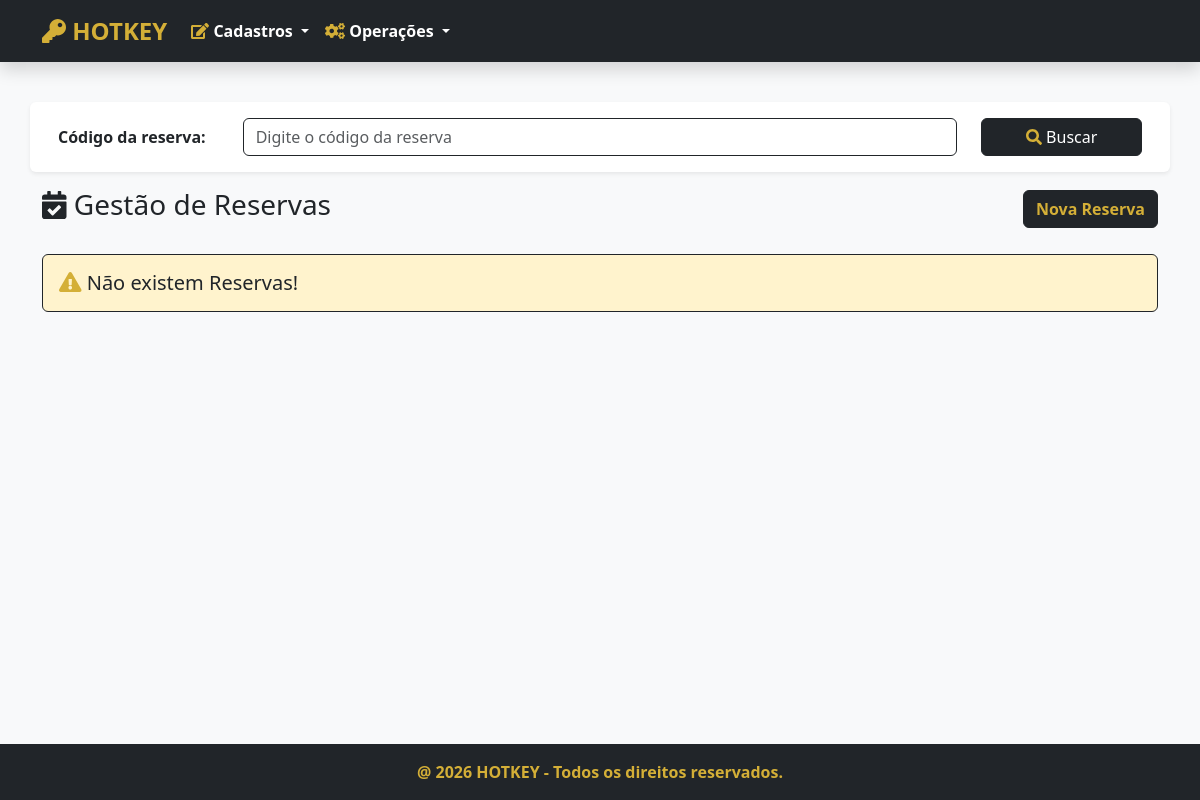
Page /reservas/ on the earlier database version.
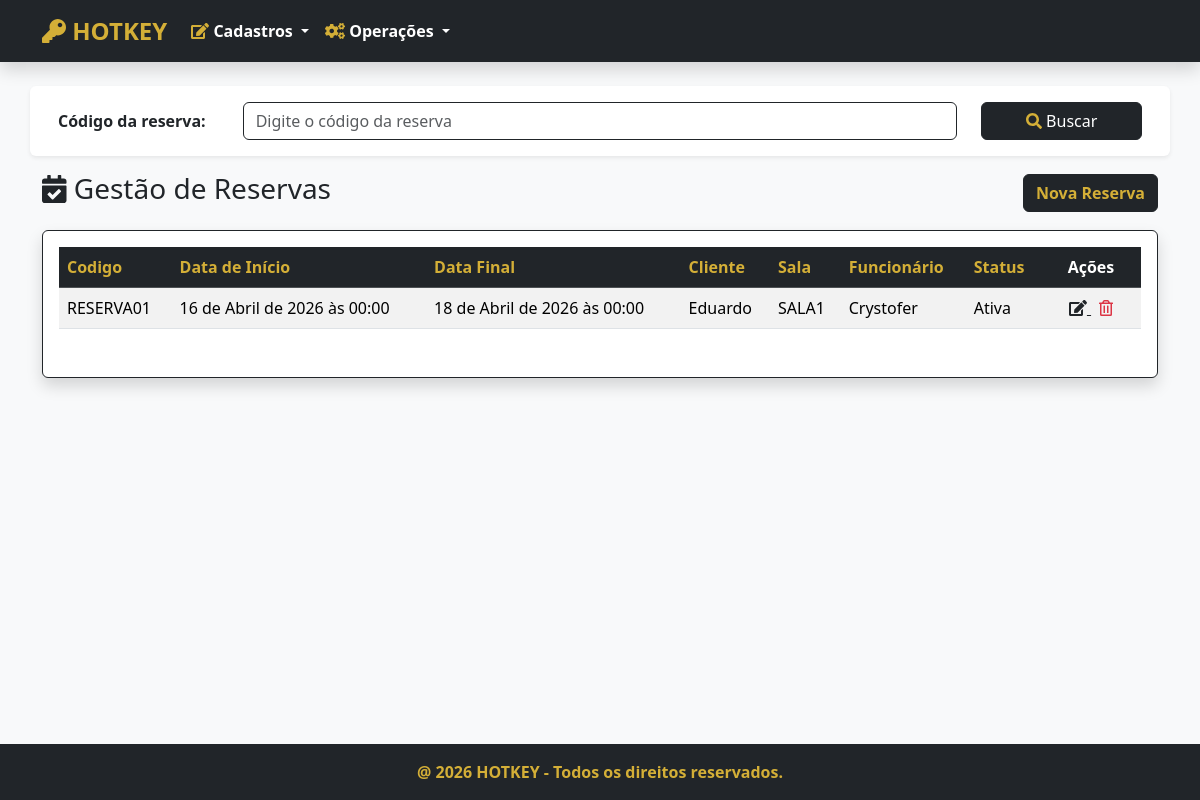
Same page on the later database version.
### reservas/models.py (models this page shows, shortened)
class Reserva(models.Model):
    STATUS_CHOICES = [
        ('ATIVA','Ativa'),
        ('ENCERRADA','Encerrada')
    ]
    codigo = models.CharField('Codigo', max_length=100,unique=True, help_text='Codigo da reserva')
    data_inicio = models.DateTimeField('Data de início',help_text='Data de início da reserva')
    data_fim = models.DateTimeField('Data de fim',help_text='Data de fim da reserva')
    status = models.CharField('Status',max_length=50,choices=STATUS_CHOICES,default='ATIVA')
    cliente = models.ForeignKey(clientes.models.Cliente,verbose_name='Cliente',help_text='Nome do Cliente',on_delete=models.PROTECT,related_name='reserva_cliente')
    sala = models.ForeignKey(salas.models.Sala, verbose_name='Sala',help_text='Nome do Cliente',on_delete=models.PROTECT,related_name='sala')
    funcionario = models.ForeignKey(funcionarios.models.Funcionario,verbose_name='Funcionário',help_text='Nome do Funcionário',on_delete=models.PROTECT,related_name='funcionario')
    class Meta:
        verbose_name = 'Reserva'
        verbose_name_plural = 'Reservas'

### clientes/models.py (models this page shows)
class Pessoa(models.Model):
    nome = models.CharField('Nome', max_length=100, help_text='Nome completo')
    cpf = models.CharField('CPF', max_length=14, unique=True, help_text='Apenas números ou formato 000.000.000-00')

### salas/models.py (models this page shows, shortened)
class Sala(models.Model):
    TIPO_CHOICES = [
        ('QUARTO', 'Quarto'),
        ('SALA COMERCIAL','Sala Comercial')
    ]
    STATUS_CHOICES = [
        ('DISPONÍVEL','Disponível para reserva'),
        ('RESERVADA','Reservada')
    ]
    codigo = models.CharField('Codigo', max_length=100, unique=True,help_text='Identificador da sala')
    tipo = models.CharField('Tipo', max_length=50, choices=TIPO_CHOICES, default='QUARTO')
    status = models.CharField('Status',max_length=50,choices=STATUS_CHOICES,help_text='Status da sala',default='DISPONÍVEL')
    class Meta:
        verbose_name = 'Sala'
        verbose_name_plural = 'Salas'

### reservas/views.py (the view)
# urls.py: path('',ReservaListView.as_view(),name='reservas'),
class ReservaListView(ListView):
    model = Reserva
    template_name = 'reservas.html'
    def get_queryset(self):
        buscar = self.request.GET.get('buscar')
        qs = super(ReservaListView, self).get_queryset()
        if buscar:
            qs = qs.filter(codigo__icontains=buscar)
        if qs.count() >0:
            paginator = Paginator(qs, 10)
            listagem = paginator.get_page(self.request.GET.get('page'))
            return listagem
        else:
            return messages.info(self.request,'Não existem reservas!')

### reservas/templates/reservas.html (shortened to what this page needs)
{% extends 'index.html' %}
{% load django_bootstrap5 %}
{% block content %}
<section class="section mt-4">
    <div class="container">
        <form action="" method="GET">
            <div class="form-group row p-3 mb-3 bg-white shadow-sm rounded">
                <label class="col-sm-2 col-form-label fw-bold">Código da reserva:</label>
                <div class="col-sm-8">
                    <input class="form-control border-dark" type="text" name="buscar" value="{{ request.GET.buscar }}" placeholder="Digite o código da reserva">
                </div>
                <div class="col-sm-2">
                    <button type="submit" class="btn btn-dark w-100"><i class="fas fa-search text-gold"></i> Buscar</button>
                </div>
            </div>
        </form>
        <div class="d-flex justify-content-between align-items-center mb-3">
            <h3 class="text-dark"><i class="fas fa-calendar-check"></i> Gestão de Reservas</h3>
            <a href="{% url 'reserva_adicionar' %}" class="btn btn-dark text-gold fw-bold">Nova Reserva</a>
        </div>
        {% if object_list %}
        <div class="card shadow border-dark">
            <div class="card-body">
                <div class="table-responsive">
                    <table class="table table-hover table-striped">
                        <thead class="table-dark">
                            <tr>
                                <th class="text-gold">Codigo</th>
                                <th class="text-gold">Data de Início</th>
                                <th class="text-gold">Data Final</th>
                                <th class="text-gold">Cliente</th>
                                <th class="text-gold">Sala</th>
                                <th class="text-gold">Funcionário</th>
                                <th class="text-gold">Status</th>
                                <th style="width: 100px; text-align: center" class="text- gold">Ações</th>
                            </tr>
                        </thead>
                        <tbody>
                            {% for reserva in object_list %}
                            <tr>
                                <td>{{ reserva.codigo }}</td>
                                <td>{{ reserva.data_inicio }}</td>
                                <td>{{ reserva.data_fim }}</td>
                                <td>{{ reserva.cliente.nome }}</td>
                                <td>{{ reserva.sala.codigo }}</td>
                                <td>{{ reserva.funcionario.nome }}</td>
                                <td>{{ reserva.get_status_display }}</td>
                                <td style="text-align: center">
                                    <a href="{% url 'reserva_editar' reserva.pk %}" class="text-dark me-2" title="Editar">
                                        <i class="fas fa-edit"></i>
                                    </a>
                                    <a href="{% url 'reserva_apagar' reserva.pk %}" class="text-danger" title="Excluir">
                                        <i class="far fa-trash-alt"></i>
                                    </a>
                                </td>
                            </tr>
                            {% endfor %}
                        </tbody>
                    </table>
                </div>
            </div>
        </div>
        {% else %}
        <div class="alert alert-warning border-dark text-dark mt-4">
            <h5 class="m-0"><i class="fas fa-exclamation-triangle text-gold"></i> Não existem Reservas!</h5>
        </div>
        {% endif %}
    </div>
</section>
{% endblock %}

### home/templates/index.html (shortened to what this page needs)
<!DOCTYPE html>
{% load static %}
{% load django_bootstrap5 %}
<html lang="pt-br" data-bs-theme="light">
{% block head %}
    {% include "head.html" %}
{% endblock %}
<body class="d-flex flex-column min-vh-100">
    <nav class="navbar navbar-expand-lg bg-dark navbar-dark shadow">
        <div class="container">
            <a class="navbar-brand text-gold fw-bold fs-4" href="/">
                <i class="fas fa-key"></i> HOTKEY
            </a>
            <div class="collapse navbar-collapse" id="menuPrincipal">
                <ul class="navbar-nav me-auto mb-2 mb-lg-0">
                    <li class="nav-item dropdown">
                        <a class="nav-link dropdown-toggle fw-bold" href="#" id="menuCadastros" role="button" data-bs-toggle="dropdown">
                            <i class="fas fa-edit text-gold"></i> Cadastros
                        </a>
                    </li>
                    <li class="nav-item dropdown">
                        <a class="nav-link dropdown-toggle fw-bold" href="#" id="menuOperacoes" role="button" data-bs-toggle="dropdown">
                            <i class="fas fa-cogs text-gold"></i> Operações
                        </a>
                    </li>
                </ul>
            </div>
        </div>
    </nav>
    <section class="section">
    </section>
    <main class="flex-grow-1">
        {% block content %}{% endblock %}
    </main>
    {% block footer %}
        {% include "footer.html" %}
    {% endblock %}
</body>
</html>

### home/templates/head.html (shortened to what this page needs)
{% load static %}
<head>
    <link rel="stylesheet" href="https://cdn.es.gov.br/fonts/font-awesome/css/font-awesome.min.css">
    <link rel="stylesheet" href="https://cdn.jsdelivr.net/npm/bootstrap@5.3.3/dist/css/bootstrap.min.css">
</head>

### home/templates/footer.html (shortened to what this page needs)
<section class="section bg-dark p-3 mt-auto">
    <div class="container text-center">
        <p class="text-gold m-0 fw-bold">@ 2026 HOTKEY - Todos os direitos reservados.</p>
    </div>
</section>

### home/templates/head.html (style rules this page uses)
body { background-color: #f8f9fa; }
.text-gold { color: #D4AF37 !important; }
.navbar-dark .navbar-nav .nav-link { color: #fff; }

Differences in the rows shown:
added Reserva: codigo "RESERVA01", data_inicio "16 de Abril de 2026 às 00:00", data_fim "18 de Abril de 2026 às 00:00", cliente.nome "Eduardo", sala.codigo "SALA1", funcionario.nome "Crystofer", status "Ativa"
Other differences:
text no longer shown: "Não existem Reservas!"
text now shown: "Codigo Data de Início Data Final Cliente Sala Funcionário Status Ações"
